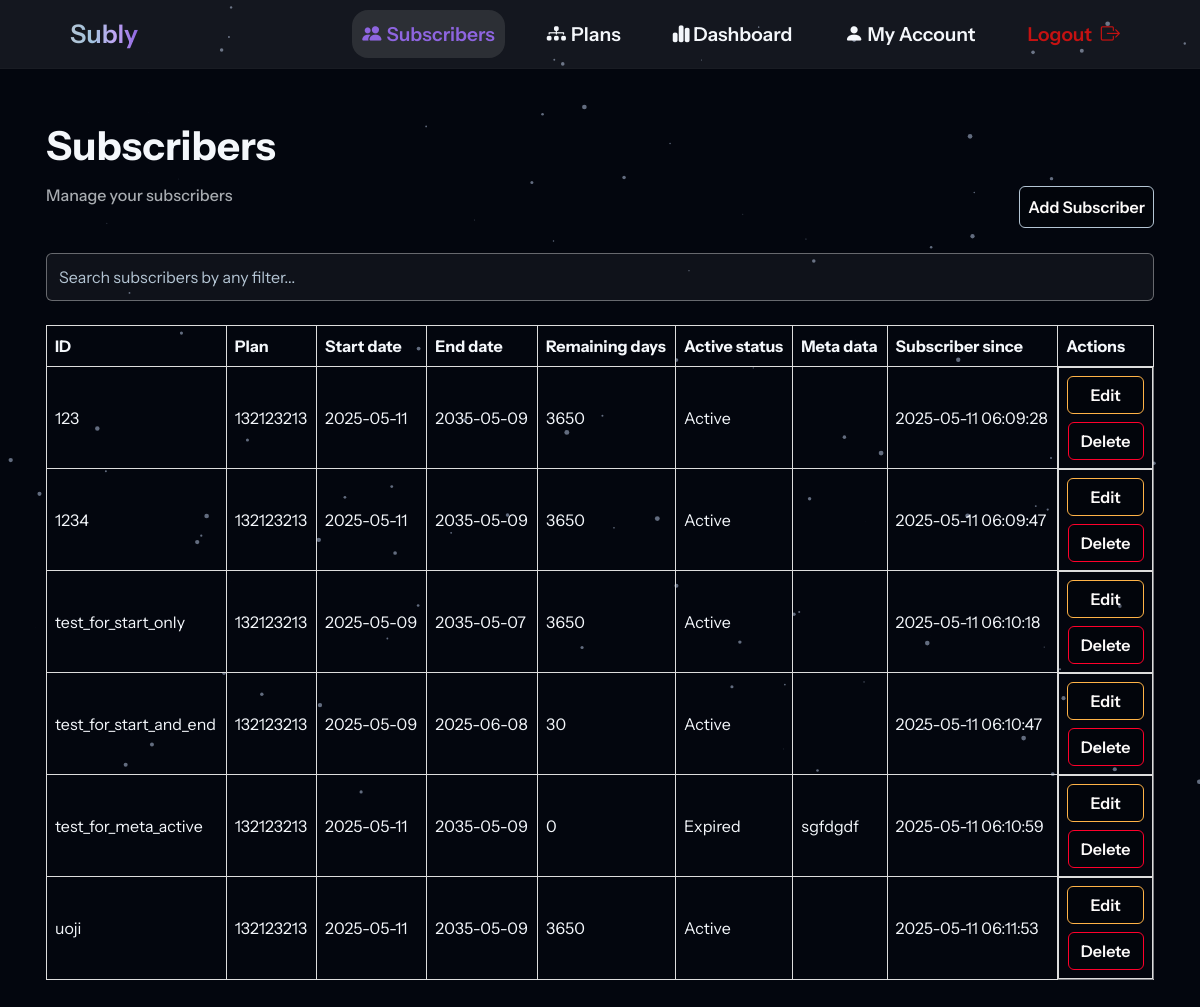
The app's page /my/subscribers (signed in) with its own data.
### ManageSubscriptions/models.py (models this page shows)
class ClientSubscriber(db.Model):
    id = db.Column(db.String(36), primary_key=True, default=lambda: str(uuid.uuid4()))
    client_id = db.Column(db.String(36), db.ForeignKey('client.id'), nullable=False)
    user_id = db.Column(db.String(255), nullable=False)  # external user ID from client's system
    plan_id = db.Column(db.String(36), db.ForeignKey('client_plan.id'), nullable=False)
    start_date = db.Column(db.Date, nullable=False)
    end_date = db.Column(db.Date, nullable=False)
    remaining_days = db.Column(db.Integer, nullable=False)
    active = db.Column(db.Boolean, default=True)
    meta_data = db.Column(db.JSON, nullable=True)
    created_at = db.Column(db.DateTime, default=lambda:datetime.now())

class ClientPlan(db.Model):
    id = db.Column(db.String(36), primary_key=True, default=lambda: str(uuid.uuid4()))
    client_id = db.Column(db.String(36), db.ForeignKey('client.id'), nullable=False)
    name = db.Column(db.String(255), nullable=False)
    duration_days = db.Column(db.Integer, nullable=False)
    description = db.Column(db.Text, nullable=True)
    created_at = db.Column(db.DateTime, default=lambda:datetime.now())
    subscribers = db.relationship('ClientSubscriber', backref='plan', lazy=True)

### ManageSubscriptions/dashboards/routes.py (the view)
@dashboards_bp.route("/my/subscribers",methods=['GET'])
@limiter.limit("30 per 10 minutes", methods=["POST"])
@login_required
def subscribers():
    subscribers = current_user.subscribers
    plans = {}
    if current_user.plans:
        for plan in current_user.plans:
            plans[plan.id] = plan.name
    return render_template('my_subscribers.html', title='Subly - My Subscribers', subscribers=subscribers,plans=plans)

### ManageSubscriptions/models.py (called while the page is built)
@login_manager.user_loader
def load_user(user_id):
    return Client.query.get(user_id)

### ManageSubscriptions/templates/my_subscribers.html (shortened to what this page needs)
{%extends "layout3.html"%}
{%block content%}
<link rel="stylesheet" href="{{url_for('static', filename='my_subscribers.css')}}">
<link rel="stylesheet" href="{{url_for('static', filename='statics2.css')}}">
<div class="container px-3">
    <h1 class="white fw-bold mt-5 mb-3">Subscribers</h1>
    <div class="row d-flex justify-content-between">
        <div class="col-6">
            <h6 class="grey mb-5">Manage your subscribers</h6>
        </div>
        {%if subscribers%}
        <div class="col-6 d-flex justify-content-end">
            <a href="/my/subscribers/add" class="btn mb-auto add-subscriber">Add Subscriber</a>
        </div>
        {%endif%}
    </div>
    {% if subscribers %}
    <div class="row mb-4">
        <div class="col-12">
            <input type="text" id="searchInput" class="form-control" placeholder="Search subscribers by any filter...">
        </div>
    </div>
    <table class="responsive-table" id="subscribersTable">
        <thead>
            <th class="white fw-bold">
                ID
            </th>
            <th class="white fw-bold">
                Plan
            </th>
            <th class="white fw-bold">
                Start date
            </th>
            <th class="white fw-bold">
                End date
            </th>
            <th class="white fw-bold">
                Remaining days
            </th>
            <th class="white fw-bold">
                Active status
            </th>
            <th class="white fw-bold">
                Meta data
            </th>
            <th class="white fw-bold">
                Subscriber since
            </th>
            <th class="fw-bold">
                <font class="white">Actions</font>
            </th>
        </thead>
        <tbody>
            {% for subscriber in subscribers %}
            <tr>
                <td class="white" data-label="ID">{{subscriber.user_id}}</td>
                <td class="white" data-label="Plan">{{plans[subscriber.plan_id]}}</td>
                <td class="white" data-label="Start date">{{subscriber.start_date}}</td>
                <td class="white" data-label="End date">{{subscriber.end_date}}</td>
                <td class="white" data-label="Remaining days">{{subscriber.remaining_days}}</td>
                <td class="white" data-label="Active status">{%if subscriber.active == True%}Active{%else%}Expired{%endif%}</td>
                <td class="white" data-label="Meta data">{%if subscriber.meta_data == None%}{%else%}{{subscriber.meta_data}}{%endif%}</td>
                <td class="white" data-label="Subscriber since">{{subscriber.created_at.strftime('%Y-%m-%d %H:%M:%S')}}</td>
                <td data-label="Actions" class="action-buttons">
                    {%if subscriber.meta_data == None%}
                    {%if subscriber.active == True%}
                    <button class="btn btn-primary edit-btn" data-id="{{subscriber.user_id}}" data-plan="{{plans[subscriber.plan_id]}}" data-start="{{subscriber.start_date}}" data-end="{{subscriber.end_date}}" data-remaining="{{subscriber.remaining_days}}" data-active="Active" data-meta="" data-since="{{subscriber.created_at.strftime('%Y-%m-%d %H:%M:%S')}}">Edit</button>
                    {%endif%}
                    {%else%}
                    {%if subscriber.active == True%}
                    <button class="btn btn-primary edit-btn" data-id="{{subscriber.user_id}}" data-plan="{{plans[subscriber.plan_id]}}" data-start="{{subscriber.start_date}}" data-end="{{subscriber.end_date}}" data-remaining="{{subscriber.remaining_days}}" data-active="Active" data-meta="{{subscriber.meta_data}}" data-since="{{subscriber.created_at.strftime('%Y-%m-%d %H:%M:%S')}}">Edit</button>
                    {%else%}
                    <button class="btn btn-primary edit-btn" data-id="{{subscriber.user_id}}" data-plan="{{plans[subscriber.plan_id]}}" data-start="{{subscriber.start_date}}" data-end="{{subscriber.end_date}}" data-remaining="{{subscriber.remaining_days}}" data-active="Expired" data-meta="{{subscriber.meta_data}}" data-since="{{subscriber.created_at.strftime('%Y-%m-%d %H:%M:%S')}}">Edit</button>
                    {%endif%}
                    {%endif%}
                    <button class="btn delete-btn" data-bs-toggle="modal" data-bs-target="#confirmDeleteModal" data-subscriber-id="{{ subscriber.user_id }}">
                        Delete
                    </button>
                </td>
            </tr>
            {% endfor %}
        </tbody>
    </table>
    {%endif%}
</div>
{%endblock%}

### ManageSubscriptions/templates/layout3.html (shortened to what this page needs)
<!DOCTYPE html>
<html lang="en" dir="ltr">
<head>
    <link rel="stylesheet" href="https://cdn.jsdelivr.net/npm/bootstrap-icons@1.11.3/font/bootstrap-icons.min.css">
    <link href="https://cdn.jsdelivr.net/npm/bootstrap@5.3.0/dist/css/bootstrap.min.css" rel="stylesheet">
    <link href="https://cdn.jsdelivr.net/npm/aos@2.3.4/dist/aos.css" rel="stylesheet" />
    <link rel="stylesheet" href="{{url_for('static', filename='layout3.css')}}">
    <link rel="stylesheet" href="https://cdnjs.cloudflare.com/ajax/libs/font-awesome/6.4.0/css/all.min.css">
</head>
<body>
    <div id="particles-js"></div>
    <nav class="nav fixed-top desktop-only" id="desktop-nav">
        <a href="/" class="brand desktop-only">Subly</a>
        <span class="items-container desktop-only">
            {%if current_user.subscription_type == 'free'%}
            <a href="/pricing" class="nav-item pricing desktop-only"> <i class="bi bi-currency-dollar"></i>Pricing</a>
            <a href="/developer/getting-started" class="nav-item devs desktop-only"><i class="bi bi-code-slash"></i> Developers</a>
            {%else%}
            <a href="/my/subscribers" class="nav-item subscribers desktop-only"> <i class="bi bi-people-fill"></i>Subscribers</a>
            <a href="/my/plans" class="nav-item plans desktop-only"> <i class="bi bi-diagram-3-fill"></i>Plans</a>
            {%endif%}
            <a href="/my/dashboard" class="nav-item docs desktop-only"><i class="fa fa-chart-simple"></i> Dashboard</a>
            <a href="/my/account" class="nav-item account desktop-only"><i class="bi bi-person-fill"></i> My Account</a>
            <a href="/logout" class="nav-item logout desktop-only">Logout  <i class="bi bi-box-arrow-right logout"></i></a>
        </span>
    </nav>
    {%block content%}
    {%endblock%}
</body>
</html>

### ManageSubscriptions/static/layout3.css (style rules this page uses)
#particles-js { position: fixed; top: 0; left: 0; width: 100%; height: 100vh; background-color: #03060e; background-size: cover; background-position: 50% 50%; z-index: -1; pointer-events: none; }
body,main,html { padding-top: 2.3rem !important; }
body { background-color: #03060e !important; display: flex; flex-direction: column; font-family: 'Instrument Sans' !important; }
html, body { height: 100%; margin: 0; }
.nav { height: 4.3rem !important; width: 100% !important; margin-bottom: 2rem !important; background-color: rgba(255, 255, 255, 0.07); display: block; border-bottom: 1px solid rgba(255, 255, 255, 0.02); display: flex; justify-content: space-between; text-align: center !important; padding: 0 70px !important; }
.brand { margin: auto 0 !important; text-decoration: none !important; background: linear-gradient(to right, #B4C5D4, #a1c2df,#bfa5f3, #8E65E0); -webkit-background-clip: text; -webkit-text-fill-color: transparent; background-clip: text; font-size: 1.6rem !important; font-weight: 600 !important; transition: linear 0.3s; }
.nav-item { text-decoration: none !important; font-size: 1.2rem !important; color: #F4F7FB !important; padding: 10px !important; border-radius: 1rem !important; font-weight: 600 !important; transition: ease-in-out 0.3s; }
.items-container { margin: auto 0 !important; display: flex; gap: 2rem !important; }
.logout { color: rgb(196, 18, 18) !important; }
.bi-book,.bi-person,.bi-book-fill,.bi-people-fill,.bi-diagram-3-fill { margin-right: 5px !important; }
.bi-box-arrow-right { margin-left: 5px !important; }

### ManageSubscriptions/static/my_subscribers.css (style rules this page uses)
.white { color: #F4F7FB !important; }
.grey { color: #f4f7fbaf !important; }
.subscribers,.subscribers:hover { color: #8E65E0 !important; background-color: rgba(255,255,255,0.10); }
.responsive-table { width: 100% !important; border-collapse: collapse !important; background-color: rgba(255,255,255,0.) !important; border-radius: 1rem !important; border: 1px solid rgba(255,255,255,0.5); margin-bottom: 5rem !important; }
.responsive-table th, .responsive-table td { border: 1px solid #ddd; padding: 8px; text-align: left; }
.edit-btn { background-color: rgba(0, 0, 0, 0.15) !important; border: 1px solid #FFB347 !important; color: #FCFAF9; font-weight: 600 !important; }
.add-subscriber { background-color: rgba(0, 0, 0, 0.15) !important; border: 1px solid #B4C5D4 !important; width: fit-content !important; color: #FCFAF9; padding: 0.5rem !important; font-weight: 600 !important; }
.delete-btn { background-color: rgba(0, 0, 0, 0.15) !important; border: 1px solid #ff002b !important; color: #FCFAF9; font-weight: 600 !important; text-align: center !important; margin-left: 1rem; }
#searchInput { background-color: rgba(255,255,255,0.05) !important; border: 1px solid rgba(255,255,255,0.4); color: #B4C5D4 !important; height: 3rem !important; }
#searchInput::placeholder { color: #B4C5D4 !important; }
@media (min-width: 768px) { .action-buttons { display: flex; flex-direction: column; gap: 8px; align-items: center; } }
@media (min-width: 768px) { .delete-btn { margin-left: 0 !important; } }
@media (min-width: 768px) { .edit-btn { width: 100% !important; } }

### records on screen
ClientSubscriber: user_id "123", start_date "2025-05-11", end_date "2035-05-09", remaining_days "3650", active "Active", created_at "2025-05-11 06:09:28"
ClientPlan: name "132123213"
ClientSubscriber: user_id "1234", start_date "2025-05-11", end_date "2035-05-09", remaining_days "3650", active "Active", created_at "2025-05-11 06:09:47"
ClientSubscriber: user_id "test_for_start_only", start_date "2025-05-09", end_date "2035-05-07", remaining_days "3650", active "Active", created_at "2025-05-11 06:10:18"
ClientSubscriber: user_id "test_for_start_and_end", start_date "2025-05-09", end_date "2025-06-08", remaining_days "30", active "Active", created_at "2025-05-11 06:10:47"
ClientSubscriber: user_id "test_for_meta_active", start_date "2025-05-11", end_date "2035-05-09", remaining_days "0", active "Expired", meta_data "sgfdgdf", created_at "2025-05-11 06:10:59"
ClientSubscriber: user_id "uoji", start_date "2025-05-11", end_date "2035-05-09", remaining_days "3650", active "Active", created_at "2025-05-11 06:11:53"
